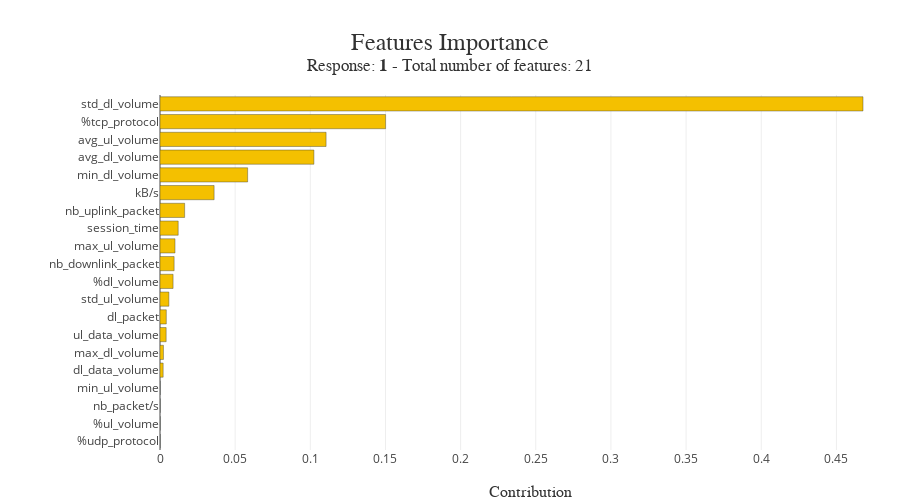

This figure's notebook cell:
### Code cell
xpl.plot.features_importance()

### Figure 1 — Plotly figure (JSON) as saved in the notebook; plotly's stock layout.template omitted (floating-point values rounded to 4 significant figures)
{"data": [{"customdata": ["%udp_protocol", "%ul_volume", "nb_packet/s", "min_ul_volume", "dl_data_volume", "max_dl_volume", "ul_data_volume", "dl_packet", "std_ul_volume", "%dl_volume", "nb_downlink_packet", "max_ul_volume", "session_time", "nb_uplink_packet", "kB/s", "min_dl_volume", "avg_dl_volume", "avg_ul_volume", "%tcp_protocol", "std_dl_volume"], "hovertemplate": "Feature: %{customdata}<br />Contribution: %{x:.4f}<extra></extra>", "marker": {"color": ["rgba(244, 192, 0, 1.0)", "rgba(244, 192, 0, 1.0)", "rgba(244, 192, 0, 1.0)", "rgba(244, 192, 0, 1.0)", "rgba(244, 192, 0, 1.0)", "rgba(244, 192, 0, 1.0)", "rgba(244, 192, 0, 1.0)", "rgba(244, 192, 0, 1.0)", "rgba(244, 192, 0, 1.0)", "rgba(244, 192, 0, 1.0)", "rgba(244, 192, 0, 1.0)", "rgba(244, 192, 0, 1.0)", "rgba(244, 192, 0, 1.0)", "rgba(244, 192, 0, 1.0)", "rgba(244, 192, 0, 1.0)", "rgba(244, 192, 0, 1.0)", "rgba(244, 192, 0, 1.0)", "rgba(244, 192, 0, 1.0)", "rgba(244, 192, 0, 1.0)", "rgba(244, 192, 0, 1.0)"], "line": {"color": "rgba(52, 55, 54, 0.8)", "width": 0.5}}, "name": "Global", "orientation": "h", "type": "bar", "x": [0, 0, 0, 0, 0.0021, 0.0023, 0.0041, 0.0042, 0.0059, 0.0087, 0.0094, 0.01, 0.0121, 0.0164, 0.036, 0.0583, 0.1024, 0.1105, 0.1501, 0.4677], "y": ["%udp_protocol", "%ul_volume", "nb_packet/s", "min_ul_volume", "dl_data_volume", "max_dl_volume", "ul_data_volume", "dl_packet", "std_ul_volume", "%dl_volume", "nb_downlink_packet", "max_ul_volume", "session_time", "nb_uplink_packet", "kB/s", "min_dl_volume", "avg_dl_volume", "avg_ul_volume", "%tcp_protocol", "std_dl_volume"]}], "layout": {"autosize": false, "barmode": "group", "height": 500, "hovermode": "closest", "margin": {"b": 50, "l": 160, "r": 0, "t": 95}, "title": {"font": {"color": "rgb(50, 50, 50)", "family": "Arial", "size": 24}, "text": "Features Importance<br><sup>Response: <b>1</b> - Total number of features: 21</sup>", "x": 0.5, "xanchor": "center", "y": 0.9, "yanchor": "middle"}, "width": 900, "xaxis": {"title": {"font": {"color": "rgb(50, 50, 50)", "family": "Arial Black", "size": 16}, "text": "Contribution"}}, "yaxis": {"automargin": true, "dtick": 1, "tickmode": "array", "ticktext": ["%udp_protocol", "%ul_volume", "nb_packet/s", "min_ul_volume", "dl_data_volume", "max_dl_volume", "ul_data_volume", "dl_packet", "std_ul_volume", "%dl_volume", "nb_downlink_packet", "max_ul_volume", "session_time", "nb_uplink_packet", "kB/s", "min_dl_volume", "avg_dl_volume", "avg_ul_volume", "%tcp_protocol", "std_dl_volume"], "tickvals": ["%udp_protocol", "%ul_volume", "nb_packet/s", "min_ul_volume", "dl_data_volume", "max_dl_volume", "ul_data_volume", "dl_packet", "std_ul_volume", "%dl_volume", "nb_downlink_packet", "max_ul_volume", "session_time", "nb_uplink_packet", "kB/s", "min_dl_volume", "avg_dl_volume", "avg_ul_volume", "%tcp_protocol", "std_dl_volume"], "title": {"font": {"color": "rgb(50, 50, 50)", "family": "Arial Black", "size": 16}}}}}
